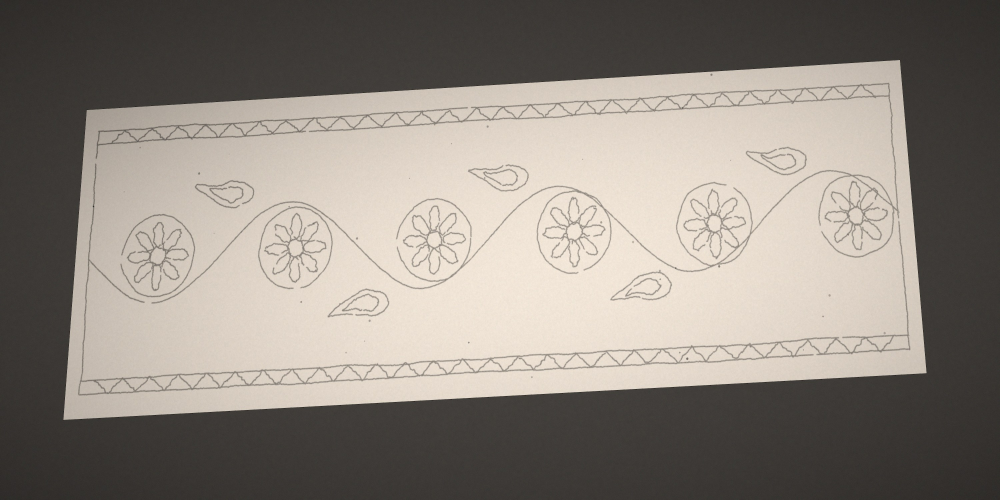
#> input picture backend/samples/03_phone_photo.jpg, 3000 x 1500 px (shown at 1/3 size)
$ python outline_from_colours.py samples/03_phone_photo.jpg samples/05_peacock_phone_photo.jpg
#> lines starting #> are read from the running program, lines starting #| are printed output that depends on the picture; after the words box and inside, x2 and y2 are one past the last pixel; in counts of white or black regions, pixels touching at a corner belong together
"""Prototype: outlines straight from the photo's colours (no AI drawing).
Every colour region gets its own closed border, nested shapes included, and every layer
is cut from the same colour map, so the layers can never drift or mix."""
import sys
import cv2
import numpy as np

SAME = 8.0        # Lab distance: colours closer than this merge (lower keeps more minor shades)
MIN_AREA = 150    # px: regions smaller than this are specks and join their neighbour

def palette(lab, k=20):
    rng = np.random.default_rng(0)
    s = lab[rng.choice(len(lab), min(len(lab), 60000), replace=False)]
    _, lbl, c = cv2.kmeans(s, k, None, (cv2.TERM_CRITERIA_EPS + cv2.TERM_CRITERIA_MAX_ITER, 30, 0.5), 3, cv2.KMEANS_PP_CENTERS)
    share = np.bincount(lbl.ravel(), minlength=k)
    keep = []
    for i in np.argsort(-share):
        if share[i] < 0.002 * len(s):
            continue
        if all(np.linalg.norm(c[i] - c[j]) >= SAME for j in keep):
            keep.append(i)
    return c[keep]

def main(src, dst):
#> called with src = 'samples/03_phone_photo.jpg', dst = 'samples/05_peacock_phone_photo.jpg'
    bgr = cv2.imread(src)
#> bgr is the input picture: shape (1500, 3000, 3); mean B, G, R 126.2, 134.1, 141.6
    f = min(1.0, 1600 / max(bgr.shape[:2]))
#> f = 0.533
    bgr = cv2.resize(bgr, None, fx=f, fy=f, interpolation=cv2.INTER_AREA)
#> bgr: shape (800, 1600, 3)
    smooth = cv2.bilateralFilter(bgr, 9, 40, 9)                     # kill texture, keep edges
    lab = cv2.cvtColor(smooth.astype(np.float32) / 255, cv2.COLOR_BGR2LAB)
#> lab: shape (800, 1600, 3) float32; mean of channels 0, 1, 2 54.7, 1.4, 5.1
    h, w = lab.shape[:2]
#> h = 800; w = 1600
    pal = palette(lab.reshape(-1, 3))
#> in palette, `_, lbl, c = cv2.kmeans(s, k, None, (cv2.TERM_CRITERIA_EPS + cv2.TERM_C..`: c = 20 rows, first 8: [23.75, 1.01, 2.57], [86.01, 1.94, 7.47], [62.49, 1.36, 6.46], [76.37, 1.62, 6.48], [26.32, 0.912, 2.67], [80.48, 1.48, 7.1], [87.84, 1.88, 7.67], [74.29, 1.6, 6.48]
#> in palette, `share = np.bincount(lbl.ravel(), minlength=k)`: share = 20 values, max 9214 at index 0, min 99 at index 19, mean 3000
#> the loop in palette, `for i in np.argsort(-share):` made 20 passes
#> i on passes 2, 3, 4, 5, 6, 7, 9, 10, 11, 12, 14, 15: 11, 16, 12, 6, 1, 15, 18, 4, 14, 5, 3, 7
#> after the loop in palette, `for i in np.argsort(-share):`: keep = [0, 6, 13, 10, 9]
#> pal = [[23.75, 1.01, 2.57], [87.84, 1.88, 7.67], [78.37, 1.59, 6.71], [67.15, 1.43, 6.43], [56.72, 1.31, 6.23]]
    labels = np.argmin(np.linalg.norm(lab.reshape(-1, 1, 3) - pal[None], axis=2), axis=1).reshape(h, w)
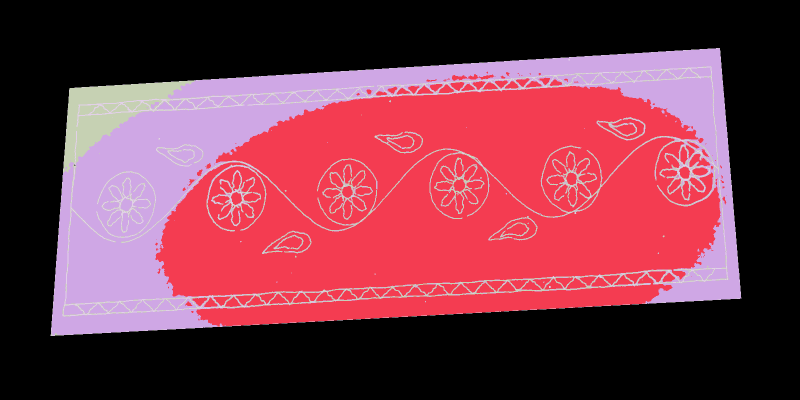
#> labels: shape (800, 1600) int64 (shown at 1/2 size); 5 distinct labels, from 0 to 4; one colour per label, 0 black
    labels = cv2.medianBlur(labels.astype(np.uint8), 5)              # every pixel: exactly one colour
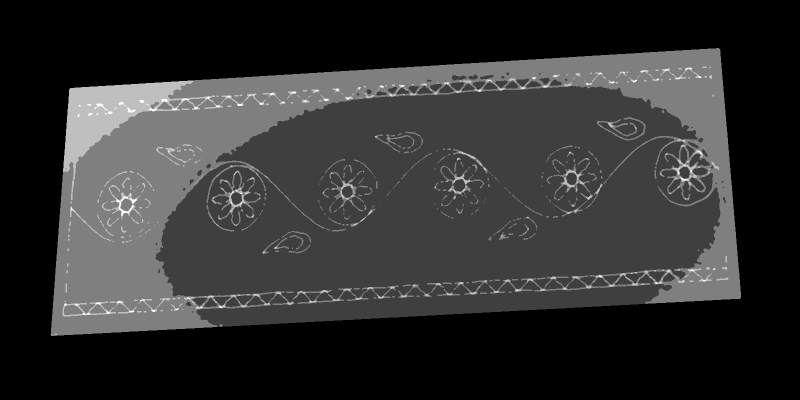
#> labels: shape (800, 1600) (shown at 1/2 size); min 0, max 4, mean 0.757; drawn with min black and max white

    out = np.full((h, w, 3), 255, np.uint8)
    regions = 0
    for k, c in enumerate(pal):
        mask = (labels == k).astype(np.uint8)
        mask = cv2.morphologyEx(mask, cv2.MORPH_OPEN, np.ones((3, 3), np.uint8))
        contours, hier = cv2.findContours(mask, cv2.RETR_TREE, cv2.CHAIN_APPROX_NONE)   # nested = parent/child
        lab_c = c.copy(); lab_c[0] = max(0, lab_c[0] - 15)               # border a bit deeper than the fill
        col = (np.clip(cv2.cvtColor(np.float32([[lab_c]]), cv2.COLOR_LAB2BGR)[0, 0], 0, 1) * 255).astype(int).tolist()
        big = [cv2.approxPolyDP(cn, 0.8, True) for cn in contours if cv2.contourArea(cn) >= MIN_AREA]
        cv2.drawContours(out, big, -1, col, 1, cv2.LINE_AA)
        regions += len(big)
#> this loop made 5 passes
#> (col, regions) on passes 1 to 5: ([21, 24, 27], 2), ([164, 177, 188], 70), ([141, 152, 161], 92), ([113, 123, 131], 93), ([88, 97, 104], 93)
#> pass 1, in main, `mask = (labels == k).astype(np.uint8)`:
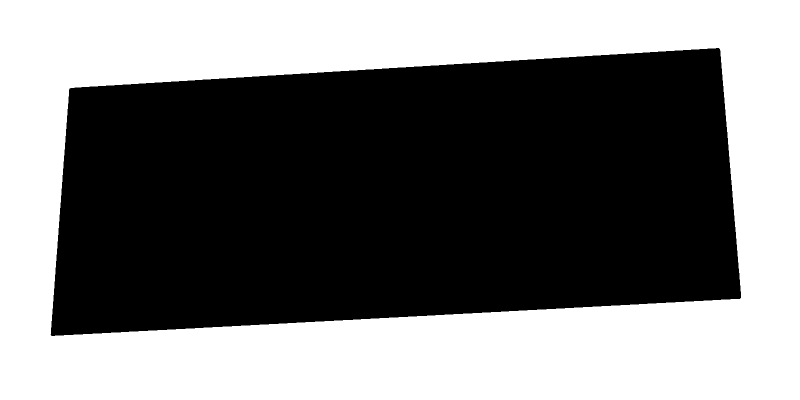
#> mask: shape (800, 1600) (shown at 1/2 size); values 0 (black) and 1 (white), 47.7% white; 1 white region, box (x1, y1, x2, y2) and area: (0, 0, 1600, 800) 610691
#> pass 3, in main, `mask = (labels == k).astype(np.uint8)`:
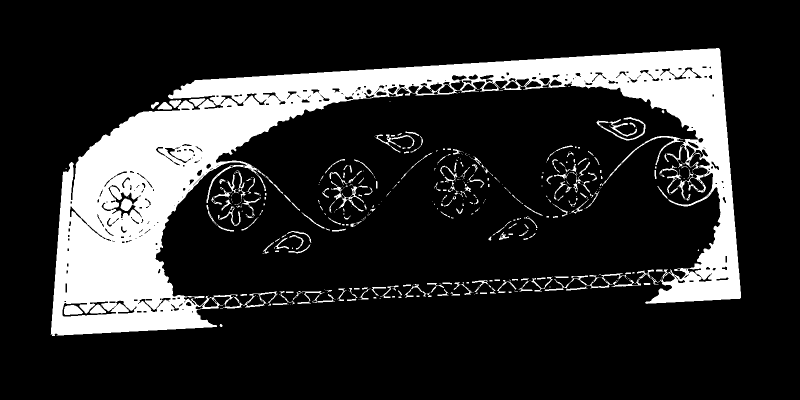
#> mask: shape (800, 1600) (shown at 1/2 size); values 0 (black) and 1 (white), 17.7% white; 410 white regions (233 under 20 px), largest, box (x1, y1, x2, y2) and area: (101, 96, 1482, 672) 207411, (1089, 545, 1262, 582) 986, (1193, 234, 1291, 281) 951
#> after the loop:
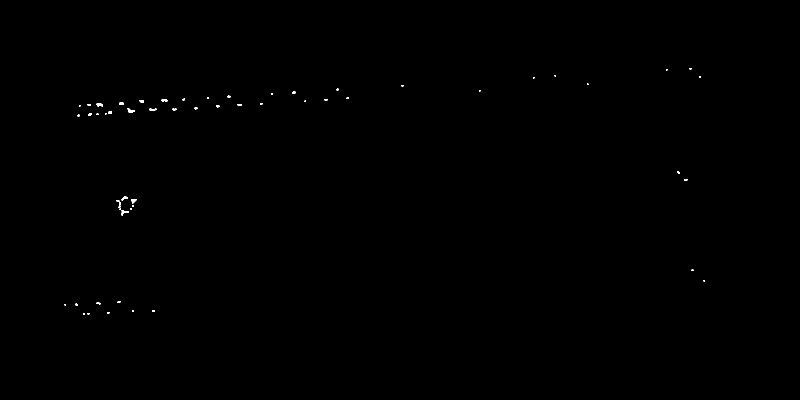
#> mask: shape (800, 1600) (shown at 1/2 size); values 0 (black) and 1 (white), 0.1% white; 56 white regions (32 under 20 px), largest, box (x1, y1, x2, y2) and area: (243, 420, 258, 431) 77, (255, 216, 270, 225) 75, (193, 207, 206, 213) 65
#> after the loop:
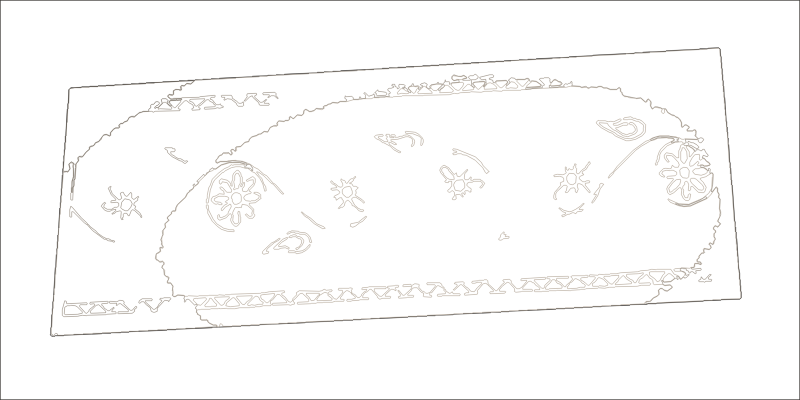
#> out: shape (800, 1600, 3) (shown at 1/2 size); mean of channels 0, 1, 2 250.7, 251.1, 251.4; drawn as B, G, R
#> after the loop, regions = 93
    side = np.hstack([bgr, out])
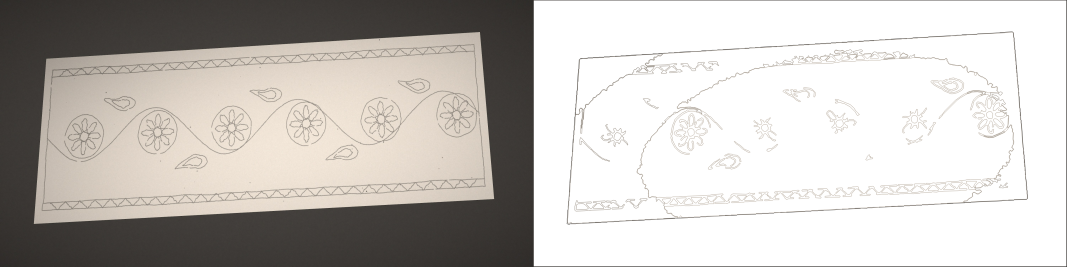
#> side: shape (800, 3200, 3) (shown at 1/3 size); mean B, G, R 188.5, 192.6, 196.5
    cv2.imwrite(dst, side)
    print(f"{len(pal)} colours, {regions} closed outlines -> {dst}")
#| 5 colours, 93 closed outlines -> samples/05_peacock_phone_photo.jpg

if __name__ == "__main__":
    main(sys.argv[1], sys.argv[2])

$ run again, on backend/samples/07_color_border.jpg
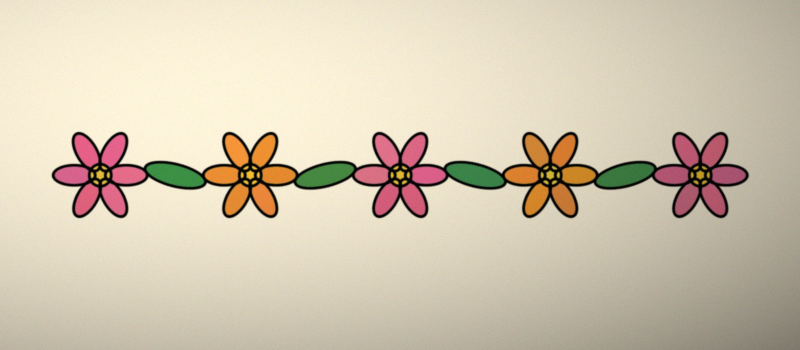
#> input picture backend/samples/07_color_border.jpg, 1600 x 700 px (shown at 1/2 size)
#> in main, bgr is the input picture: shape (700, 1600, 3); mean B, G, R 176.1, 198, 210
#> lab: shape (700, 1600, 3) float32; mean of channels 0, 1, 2 80, 0.9, 12.6
#> in palette, `_, lbl, c = cv2.kmeans(s, k, None, (cv2.TERM_CRITERIA_EPS + cv2.TERM_C..`: c = 20 rows, first 8: [76.47, -0.638, 10.8], [23.23, 0.366, 9.89], [90.53, -0.574, 12.67], [65.33, 28.22, 58.48], [48.09, 38.95, 3.91], [55.37, -0.357, 8.33], [64.61, -0.469, 9.47], [51.45, -38.34, 31.39]
#> share = 20 values, max 13691 at index 12, min 99 at index 9, mean 3000
#> the loop in palette, `for i in np.argsort(-share):` made 20 passes
#> i on passes 1, 3, 4, 5, 6, 8, 9, 10: 12, 11, 8, 0, 14, 10, 19, 5
#> after the loop in palette, `for i in np.argsort(-share):`: keep = [12, 11, 0, 6, 10, 19, 5, 3, 4, 13, 16, 7, 1, 17, 18, 15]
#> pal = 16 rows, first 8: [94.56, -0.855, 13.36], [85.97, -0.718, 12.07], [76.47, -0.638, 10.8], [64.61, -0.469, 9.47], [2.98, 0.537, 2.09], [57.78, 49.42, 5.3], [55.37, -0.357, 8.33], [65.33, 28.22, 58.48]
#> the loop in main, `for k, c in enumerate(pal):` made 16 passes
#> (col, regions) on passes 1 to 8: ([172, 196, 205], 2), ([151, 173, 181], 6), ([129, 148, 155], 8), ([101, 117, 123], 10), ([0, 0, 3], 50), ([94, 59, 174], 62), ([81, 94, 100], 63), ([0, 98, 181], 73)
#> pass 1, in main, `mask = (labels == k).astype(np.uint8)`:
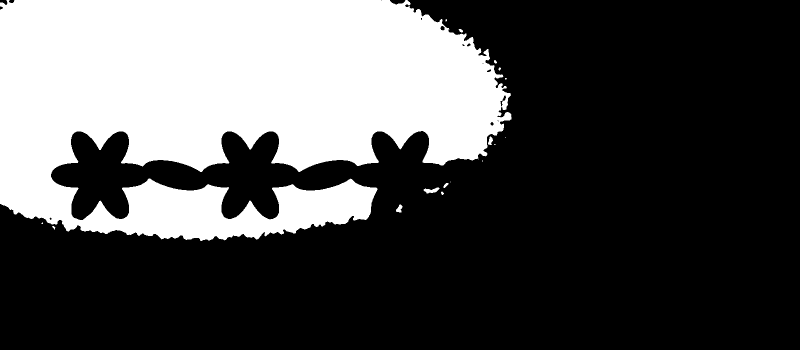
#> mask: shape (700, 1600) (shown at 1/2 size); values 0 (black) and 1 (white), 31.6% white; 18 white regions (8 under 20 px), largest, box (x1, y1, x2, y2) and area: (0, 0, 1023, 482) 353304, (847, 375, 879, 387) 212, (792, 409, 805, 425) 129
#> after the loop in main, `for k, c in enumerate(pal):`: regions = 93
#> in main, `side = np.hstack([bgr, out])`:
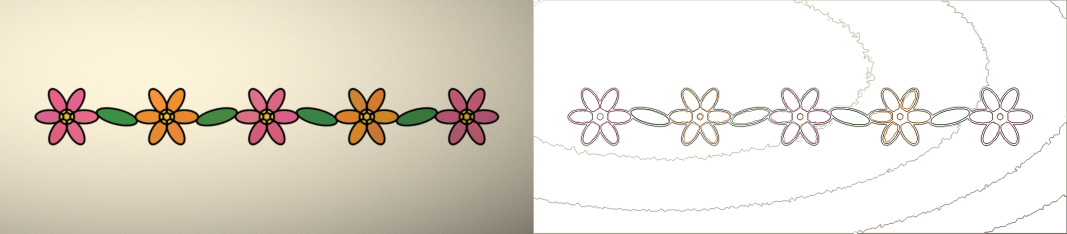
#> side: shape (700, 3200, 3) (shown at 1/3 size); mean B, G, R 212, 223.3, 229.7
#| 16 colours, 93 closed outlines -> samples/07_color_border.jpg
